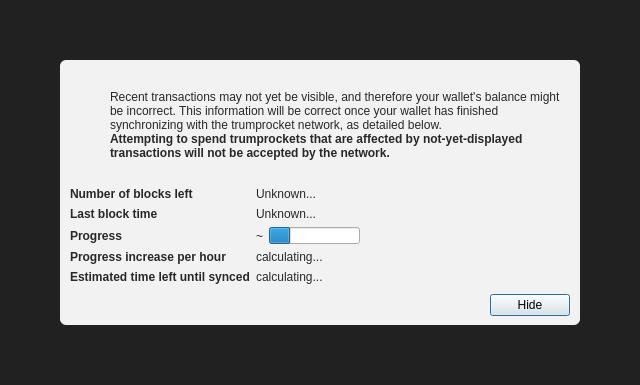
<?xml version="1.0" encoding="UTF-8"?>
<ui version="4.0">
 <class>ModalOverlay</class>
 <widget class="ModalOverlay" name="ModalOverlay">
  <property name="geometry">
   <rect>
    <x>0</x>
    <y>0</y>
    <width>640</width>
    <height>385</height>
   </rect>
  </property>
  <property name="windowTitle">
   <string>Form</string>
  </property>
  <layout class="QVBoxLayout" name="verticalLayout" stretch="0">
   <property name="sizeConstraint">
    <enum>QLayout::SetDefaultConstraint</enum>
   </property>
   <property name="leftMargin">
    <number>0</number>
   </property>
   <property name="topMargin">
    <number>0</number>
   </property>
   <property name="rightMargin">
    <number>0</number>
   </property>
   <property name="bottomMargin">
    <number>0</number>
   </property>
   <item>
    <widget class="QWidget" name="bgWidget" native="true">
     <property name="styleSheet">
      <string notr="true">#bgWidget { background: rgba(0,0,0,220); }</string>
     </property>
     <layout class="QVBoxLayout" name="verticalLayoutMain" stretch="1">
      <property name="leftMargin">
       <number>60</number>
      </property>
      <property name="topMargin">
       <number>60</number>
      </property>
      <property name="rightMargin">
       <number>60</number>
      </property>
      <property name="bottomMargin">
       <number>60</number>
      </property>
      <item>
       <widget class="QWidget" name="contentWidget" native="true">
        <property name="styleSheet">
         <string notr="true">#contentWidget { background: rgba(255,255,255,240); border-radius: 6px; }

QLabel { color: rgb(40,40,40);  }</string>
        </property>
        <layout class="QVBoxLayout" name="verticalLayoutSub" stretch="1,0,0,0">
         <property name="spacing">
          <number>0</number>
         </property>
         <property name="leftMargin">
          <number>10</number>
         </property>
         <property name="topMargin">
          <number>10</number>
         </property>
         <property name="rightMargin">
          <number>10</number>
         </property>
         <property name="bottomMargin">
          <number>10</number>
         </property>
         <item>
          <layout class="QHBoxLayout" name="horizontalLayoutIconText" stretch="0,1">
           <property name="topMargin">
            <number>20</number>
           </property>
           <item>
            <layout class="QVBoxLayout" name="verticalLayoutIcon">
             <property name="leftMargin">
              <number>0</number>
             </property>
             <item>
              <widget class="QPushButton" name="warningIcon">
               <property name="enabled">
                <bool>false</bool>
               </property>
               <property name="text">
                <string/>
               </property>
               <property name="icon">
                <iconset>
                 <normaloff>:/icons/warning</normaloff>
                 <disabledoff>:/icons/warning</disabledoff>:/icons/warning</iconset>
               </property>
               <property name="iconSize">
                <size>
                 <width>48</width>
                 <height>48</height>
                </size>
               </property>
               <property name="flat">
                <bool>true</bool>
               </property>
              </widget>
             </item>
             <item>
              <spacer name="verticalSpacerWarningIcon">
               <property name="orientation">
                <enum>Qt::Vertical</enum>
               </property>
               <property name="sizeHint" stdset="0">
                <size>
                 <width>20</width>
                 <height>40</height>
                </size>
               </property>
              </spacer>
             </item>
            </layout>
           </item>
           <item>
            <layout class="QVBoxLayout" name="verticalLayoutInfoText">
             <property name="leftMargin">
              <number>0</number>
             </property>
             <property name="topMargin">
              <number>0</number>
             </property>
             <item>
              <widget class="QLabel" name="infoText">
               <property name="text">
                <string>Recent transactions may not yet be visible, and therefore your wallet's balance might be incorrect. This information will be correct once your wallet has finished synchronizing with the trumprocket network, as detailed below.</string>
               </property>
               <property name="textFormat">
                <enum>Qt::RichText</enum>
               </property>
               <property name="wordWrap">
                <bool>true</bool>
               </property>
              </widget>
             </item>
             <item>
              <widget class="QLabel" name="infoTextStrong">
               <property name="font">
                <font>
                 <weight>75</weight>
                 <bold>true</bold>
                </font>
               </property>
               <property name="text">
                <string>Attempting to spend trumprockets that are affected by not-yet-displayed transactions will not be accepted by the network.</string>
               </property>
               <property name="textFormat">
                <enum>Qt::RichText</enum>
               </property>
               <property name="wordWrap">
                <bool>true</bool>
               </property>
              </widget>
             </item>
             <item>
              <spacer name="verticalSpacerInTextSpace">
               <property name="orientation">
                <enum>Qt::Vertical</enum>
               </property>
               <property name="sizeHint" stdset="0">
                <size>
                 <width>20</width>
                 <height>40</height>
                </size>
               </property>
              </spacer>
             </item>
            </layout>
           </item>
          </layout>
         </item>
         <item>
          <spacer name="verticalSpacerAfterText">
           <property name="orientation">
            <enum>Qt::Vertical</enum>
           </property>
           <property name="sizeHint" stdset="0">
            <size>
             <width>20</width>
             <height>40</height>
            </size>
           </property>
          </spacer>
         </item>
         <item>
          <layout class="QFormLayout" name="formLayout">
           <property name="fieldGrowthPolicy">
            <enum>QFormLayout::FieldsStayAtSizeHint</enum>
           </property>
           <property name="horizontalSpacing">
            <number>6</number>
           </property>
           <property name="verticalSpacing">
            <number>6</number>
           </property>
           <property name="topMargin">
            <number>10</number>
           </property>
           <item row="0" column="0">
            <widget class="QLabel" name="labelNumberOfBlocksLeft">
             <property name="font">
              <font>
               <weight>75</weight>
               <bold>true</bold>
              </font>
             </property>
             <property name="text">
              <string>Number of blocks left</string>
             </property>
            </widget>
           </item>
           <item row="0" column="1">
            <widget class="QLabel" name="numberOfBlocksLeft">
             <property name="text">
              <string>Unknown...</string>
             </property>
            </widget>
           </item>
           <item row="1" column="0">
            <widget class="QLabel" name="labelLastBlockTime">
             <property name="font">
              <font>
               <weight>75</weight>
               <bold>true</bold>
              </font>
             </property>
             <property name="text">
              <string>Last block time</string>
             </property>
            </widget>
           </item>
           <item row="1" column="1">
            <widget class="QLabel" name="newestBlockDate">
             <property name="sizePolicy">
              <sizepolicy hsizetype="Maximum" vsizetype="Preferred">
               <horstretch>0</horstretch>
               <verstretch>0</verstretch>
              </sizepolicy>
             </property>
             <property name="text">
              <string>Unknown...</string>
             </property>
            </widget>
           </item>
           <item row="2" column="0">
            <widget class="QLabel" name="labelSyncDone">
             <property name="font">
              <font>
               <weight>75</weight>
               <bold>true</bold>
              </font>
             </property>
             <property name="text">
              <string>Progress</string>
             </property>
            </widget>
           </item>
           <item row="2" column="1">
            <layout class="QHBoxLayout" name="horizontalLayoutSync" stretch="0,1">
             <item>
              <widget class="QLabel" name="percentageProgress">
               <property name="text">
                <string notr="true">~</string>
               </property>
              </widget>
             </item>
             <item>
              <widget class="QProgressBar" name="progressBar">
               <property name="value">
                <number>24</number>
               </property>
               <property name="format">
                <string/>
               </property>
              </widget>
             </item>
            </layout>
           </item>
           <item row="4" column="0">
            <widget class="QLabel" name="labelProgressIncrease">
             <property name="font">
              <font>
               <weight>75</weight>
               <bold>true</bold>
              </font>
             </property>
             <property name="text">
              <string>Progress increase per hour</string>
             </property>
            </widget>
           </item>
           <item row="4" column="1">
            <widget class="QLabel" name="progressIncreasePerH">
             <property name="text">
              <string>calculating...</string>
             </property>
            </widget>
           </item>
           <item row="5" column="0">
            <widget class="QLabel" name="labelEstimatedTimeLeft">
             <property name="font">
              <font>
               <weight>75</weight>
               <bold>true</bold>
              </font>
             </property>
             <property name="text">
              <string>Estimated time left until synced</string>
             </property>
            </widget>
           </item>
           <item row="5" column="1">
            <widget class="QLabel" name="expectedTimeLeft">
             <property name="text">
              <string>calculating...</string>
             </property>
            </widget>
           </item>
          </layout>
         </item>
         <item>
          <layout class="QHBoxLayout" name="horizontalLayoutButtons">
           <property name="leftMargin">
            <number>10</number>
           </property>
           <property name="topMargin">
            <number>10</number>
           </property>
           <item>
            <spacer name="horizontalSpacer">
             <property name="orientation">
              <enum>Qt::Horizontal</enum>
             </property>
             <property name="sizeHint" stdset="0">
              <size>
               <width>40</width>
               <height>20</height>
              </size>
             </property>
            </spacer>
           </item>
           <item>
            <widget class="QPushButton" name="closeButton">
             <property name="text">
              <string>Hide</string>
             </property>
             <property name="focusPolicy">
              <enum>Qt::StrongFocus</enum>
             </property>
             <property name="default">
              <bool>true</bool>
             </property>
            </widget>
           </item>
          </layout>
         </item>
        </layout>
       </widget>
      </item>
     </layout>
    </widget>
   </item>
  </layout>
 </widget>
 <customwidgets>
  <customwidget>
   <class>ModalOverlay</class>
   <extends>QWidget</extends>
   <header>qt/modaloverlay.h</header>
   <container>1</container>
  </customwidget>
 </customwidgets>
 <resources/>
 <connections/>
</ui>
